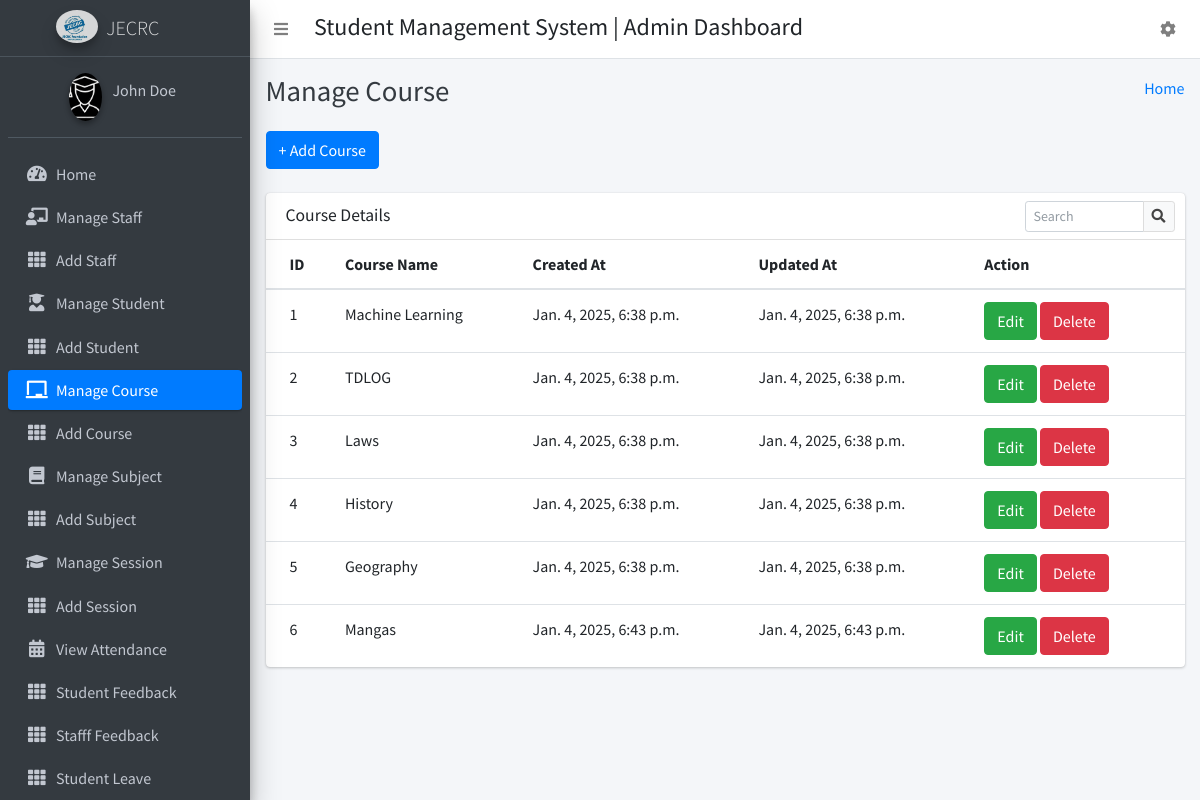
The app's page /manage_course/ (signed in) with its own data.
### CollegeManagementapp/models.py (models this page shows)
class CustomUser(AbstractUser):
    HOD = '1'
    STAFF = '2'
    STUDENT = '3'
    EMAIL_TO_USER_TYPE_MAP = {
        'hod': HOD,
        'staff': STAFF,
        'student': STUDENT
    }
    user_type_data = ((HOD, "HOD"), (STAFF, "Staff"), (STUDENT, "Student"))
    user_type = models.CharField(default=1, choices=user_type_data, max_length=10)

class Courses(models.Model):
    id = models.AutoField(primary_key=True)
    course_name = models.CharField(max_length=255)
    created_at = models.DateTimeField(auto_now_add=True)
    updated_at = models.DateTimeField(auto_now=True)
    objects = models.Manager()

### CollegeManagementapp/HodViews.py (the view)
# urls.py: path('manage_course/', HodViews.manage_course, name="manage_course"),
def manage_course(request):
    courses = Courses.objects.all()
    context = {
        "courses": courses
    }
    return render(request, 'hod_template/manage_course_template.html', context)

### CollegeManagementapp/templates/hod_template/manage_course_template.html (shortened to what this page needs)
{% extends 'hod_template/base_template.html' %}
{% block page_title %}
    Manage Course
{% endblock page_title %}
{% block main_content %}
{% load static %}
<section class="content">
        <div class="container-fluid">
            <a class="btn btn-primary" href="{% url 'add_course' %}" role="button">+ Add Course</a> <br/>&nbsp;
            <div class="row">
                <div class="col-md-12">
                    <div class="card">
                        <div class="card-header">
                            <h3 class="card-title">Course Details</h3>
                            <div class="card-tools">
                            <div class="input-group input-group-sm" style="width: 150px;">
                                <input type="text" name="table_search" class="form-control float-right" placeholder="Search">
                                <div class="input-group-append">
                                <button type="submit" class="btn btn-default"><i class="fas fa-search"></i></button>
                                </div>
                            </div>
                            </div>
                        </div>
                        <div class="card-body table-responsive p-0">
                            <table class="table table-hover text-nowrap">
                            <thead>
                                <tr>
                                <th>ID</th>
                                <th>Course Name</th>
                                <th>Created At</th>
                                <th>Updated At</th>
                                <th>Action</th>
                                </tr>
                            </thead>
                            <tbody>
                                {% for course in courses %}
                                <tr>
                                <td>{{ course.id }}</td>
                                <td>{{ course.course_name }}</td>
                                <td>{{ course.created_at }}</td>
                                <td>{{ course.updated_at }}</td>
                                <td>
                                    <a href="{% url 'edit_course' course.id %}" class="btn btn-success">Edit</a>
                                    <a href="{% url 'delete_course' course.id %}" class="btn btn-danger">Delete</a>
                                </td>
                                </tr>
                                {% endfor %}
                            </tbody>
                            </table>
                        </div>
                        </div>
                </div>
            </div>
        </div>
      </section>
  {% endblock main_content %}

### CollegeManagementapp/templates/hod_template/sidebar_template.html (shortened to what this page needs)
{% load static %}
<aside class="main-sidebar sidebar-dark-primary elevation-4">
      <a href="{% url 'student_home' %}" class="brand-link">
        <img src="{% static 'dist/img/jecrc_logo.png' %}" alt="AdminLTE Logo" class="brand-image img-circle elevation-3 ml-5"
            style="opacity: .8">
        <span class="brand-text font-weight-light">JECRC</span>
      </a>
      <div class="sidebar">
        <div class="user-panel mt-3 pb-3 mb-3 d-flex">
          <div class="image">
            <img src="{% static 'dist/img/logo.png' %}" class="img-circle elevation-2 ml-5" alt="User Image" style="max-width:100%;">
          </div>
          <div class="info">
            <a href="{% url 'student_profile' %}" class="d-block">{{ user.first_name }} {{ user.last_name }}</a>
          </div>
        </div>
        <nav class="mt-2">
          <ul class="nav nav-pills nav-sidebar flex-column" data-widget="treeview" role="menu" data-accordion="false">
            <li class="nav-item">
              {% url 'admin_home' as admin_home %}
              <a href="{{ admin_home }}" class="nav-link {% if request.path == admin_home %} active {% endif %}">
                <i class="nav-icon fas fa-tachometer-alt"></i>
                <p>
                  Home
                </p>
              </a>
            </li>
            <li class="nav-item">
              {% url 'manage_staff' as manage_staff %}
              {% url 'edit_staff' staff_id=id as edit_staff %}
              <a href="{{ manage_staff }}" class="nav-link {% if request.path == manage_staff %} active {% endif %} {% if request.path == edit_staff %} active {% endif %}">
                <i class="nav-icon fas fa-chalkboard-teacher"></i>
                <p>
                  Manage Staff
                </p>
              </a>
            </li>
            <li class="nav-item">
              {% url 'add_staff' as add_staff %}
              <a href="{{ add_staff }}" class="nav-link {% if request.path == add_staff %} active {% endif %}">
                <i class="nav-icon fas fa-th"></i>
                <p>
                  Add Staff
                </p>
              </a>
            </li>
            <li class="nav-item">
              {% url 'manage_student' as manage_student %}
              {% url 'edit_student' student_id=id as edit_student %}
              <a href="{{ manage_student }}" class="nav-link {% if request.path == manage_student %} active {% endif %} {% if request.path == edit_student %} active {% endif %}">
                <i class="nav-icon fas fa-user-graduate"></i>
                <p>
                  Manage Student
                </p>
              </a>
            </li>
            <li class="nav-item">
              {% url 'add_student' as add_student %}
              <a href="{{ add_student }}" class="nav-link {% if request.path == add_student %} active {% endif %}">
                <i class="nav-icon fas fa-th"></i>
                <p>
                  Add Student
                </p>
              </a>
            </li>
            <li class="nav-item">
              {% url 'manage_course' as manage_course %}
              {% url 'edit_course' course_id=id as edit_course %}
              <a href="{{ manage_course }}" class="nav-link {% if request.path == manage_course %} active {% endif %} {% if request.path == edit_course %} active {% endif %}">
                <i class="nav-icon fas fa-chalkboard"></i>
                <p>
                  Manage Course
                </p>
              </a>
            </li>
            <li class="nav-item">
            {% url 'add_course' as add_course %}
              <a href="{{ add_course }}" class="nav-link {% if request.path == add_course %} active {% endif %}">
                <i class="nav-icon fas fa-th"></i>
                <p>
                  Add Course
                </p>
              </a>
            </li>
            <li class="nav-item">
              {% url 'manage_subject' as manage_subject %}
              {% url 'edit_subject' subject_id=id as edit_subject %}
              <a href="{{ manage_subject }}" class="nav-link {% if request.path == manage_subject %} active {% endif %} {% if request.path == edit_subject %} active {% endif %}">
                <i class="nav-icon fas fa-book"></i>
                <p>
                  Manage Subject
                </p>
              </a>
            </li>
            <li class="nav-item">
              {% url 'add_subject' as add_subject %}
              <a href="{{ add_subject }}" class="nav-link {% if request.path == add_subject %} active {% endif %}">
                <i class="nav-icon fas fa-th"></i>
                <p>
                  Add Subject
                </p>
              </a>
            </li>
            <li class="nav-item">
              {% url 'manage_session' as manage_session %}
              {% url 'edit_session' session_id=id as edit_session %}
              <a href="{{ manage_session }}" class="nav-link {% if request.path == manage_session %} active {% endif %} {% if request.path == edit_session %} active {% endif %}">
                <i class="nav-icon fas fa-graduation-cap"></i>
                <p>
                  Manage Session
                </p>
              </a>
            </li>
            <li class="nav-item">
              {% url 'add_session' as add_session %}
              <a href="{{ add_session }}" class="nav-link {% if request.path == add_session %} active {% endif %}">
                <i class="nav-icon fas fa-th"></i>
                <p>
                  Add Session
                </p>
              </a>
            </li>
            <li class="nav-item">
              {% url 'admin_view_attendance' as admin_view_attendance %}
              <a href="{{ admin_view_attendance }}" class="nav-link {% if request.path == admin_view_attendance %} active {% endif %}">
                <i class="nav-icon fas fa-calendar-alt"></i>
                <p>
                  View Attendance
                </p>
              </a>
            </li>
            <li class="nav-item">
              {% url 'student_feedback_message' as student_feedback_message %}
              <a href="{{ student_feedback_message }}" class="nav-link {% if request.path == student_feedback_message %} active {% endif %}">
                <i class="nav-icon fas fa-th"></i>
                <p>
                  Student Feedback
                </p>
              </a>
            </li>
            <li class="nav-item">
              {% url 'staff_feedback_message' as staff_feedback_message %}
              <a href="{{ staff_feedback_message }}" class="nav-link {% if request.path == staff_feedback_message %} active {% endif %}">
                <i class="nav-icon fas fa-th"></i>
                <p>
                  Stafff Feedback
                </p>
              </a>
            </li>
            <li class="nav-item">
              {% url 'student_leave_view' as student_leave_view %}
              <a href="{{ student_leave_view }}" class="nav-link {% if request.path == student_leave_view %} active {% endif %}">
                <i class="nav-icon fas fa-th"></i>
                <p>
                  Student Leave
                </p>
              </a>
            </li>
          </ul>
        </nav>
      </div>
    </aside>

### records on screen
CustomUser: first_name "John", last_name "Doe"
Courses: id "1", course_name "Machine Learning", created_at "Jan. 4, 2025, 6:38 p.m.", updated_at "Jan. 4, 2025, 6:38 p.m."
Courses: id "2", course_name "TDLOG", created_at "Jan. 4, 2025, 6:38 p.m.", updated_at "Jan. 4, 2025, 6:38 p.m."
Courses: id "3", course_name "Laws", created_at "Jan. 4, 2025, 6:38 p.m.", updated_at "Jan. 4, 2025, 6:38 p.m."
Courses: id "4", course_name "History", created_at "Jan. 4, 2025, 6:38 p.m.", updated_at "Jan. 4, 2025, 6:38 p.m."
Courses: id "5", course_name "Geography", created_at "Jan. 4, 2025, 6:38 p.m.", updated_at "Jan. 4, 2025, 6:38 p.m."
Courses: id "6", course_name "Mangas", created_at "Jan. 4, 2025, 6:43 p.m.", updated_at "Jan. 4, 2025, 6:43 p.m."
